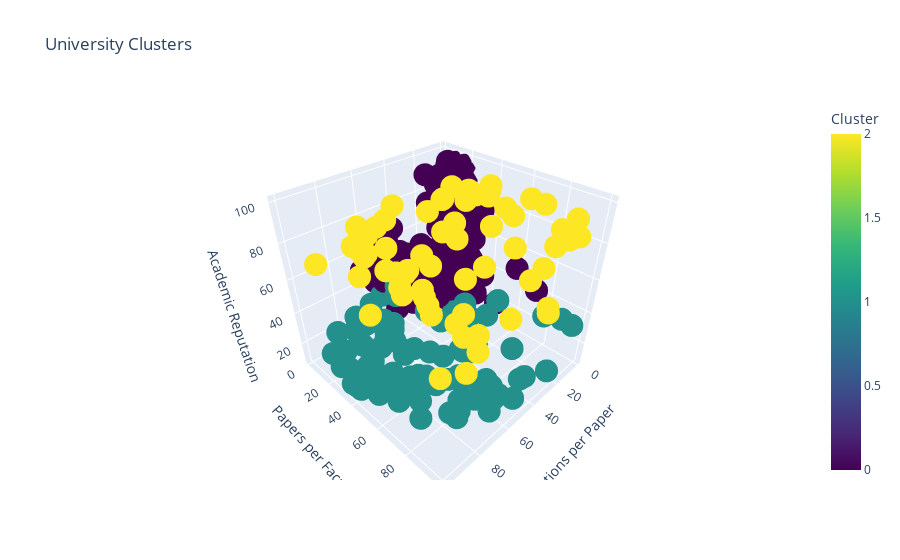

This figure's notebook cell:
### Markdown cell above
# --- Clustering Universities ---

### Code cell
cluster_features = ['Citations per Paper', 'Papers per Faculty', 'Academic Reputation']
X_cluster = data[cluster_features].dropna()

scaler = StandardScaler()
X_scaled = scaler.fit_transform(X_cluster)

kmeans = KMeans(n_clusters=3, random_state=42).fit(X_scaled)
data['Cluster'] = kmeans.labels_

fig = px.scatter_3d(data, x='Citations per Paper', y='Papers per Faculty', z='Academic Reputation',
                    color='Cluster', title='University Clusters', color_continuous_scale='Viridis')
fig.show()

### Figure 1 — Plotly figure (JSON) as saved in the notebook; plotly's stock layout.template omitted (floating-point values rounded to 4 significant figures; data arrays with more than 128 entries replaced by an {"elided": "..."} marker saying what was removed)
{"data": [{"hovertemplate": "Citations per Paper=%{x}<br>Papers per Faculty=%{y}<br>Academic Reputation=%{z}<br>Cluster=%{marker.color}<extra></extra>", "legendgroup": "", "marker": {"color": {"elided": "300 int values"}, "coloraxis": "coloraxis", "symbol": "circle"}, "mode": "markers", "name": "", "scene": "scene", "showlegend": false, "type": "scatter3d", "x": {"elided": "300 float values"}, "y": {"elided": "300 float values"}, "z": {"elided": "300 float values"}}], "layout": {"coloraxis": {"colorbar": {"title": {"text": "Cluster"}}, "colorscale": [[0, "#440154"], [0.1111, "#482878"], [0.2222, "#3e4989"], [0.3333, "#31688e"], [0.4444, "#26828e"], [0.5556, "#1f9e89"], [0.6667, "#35b779"], [0.7778, "#6ece58"], [0.8889, "#b5de2b"], [1, "#fde725"]]}, "legend": {"tracegroupgap": 0}, "scene": {"domain": {"x": [0, 1], "y": [0, 1]}, "xaxis": {"title": {"text": "Citations per Paper"}}, "yaxis": {"title": {"text": "Papers per Faculty"}}, "zaxis": {"title": {"text": "Academic Reputation"}}}, "title": {"text": "University Clusters"}}}
